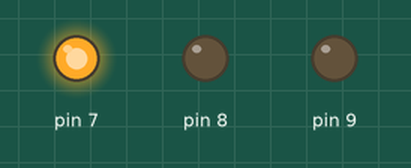
Simulated run of this sketch. Board: Arduino Uno, built with avr-gcc and run on an emulated ATmega328P. Parts: output pins drawn as LEDs (lit = HIGH).

Above: at 0.5 s.
At 2.5 s:
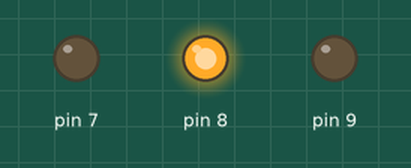
At 4.5 s:
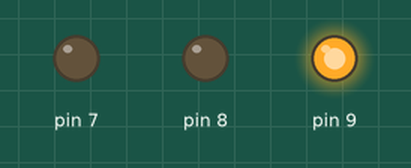
At 5.5 s:
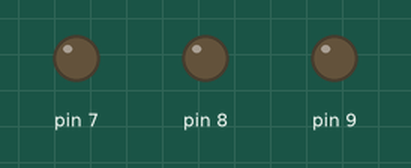
Timing chart, 0 to 7.8 s (numbered marks = the images above):
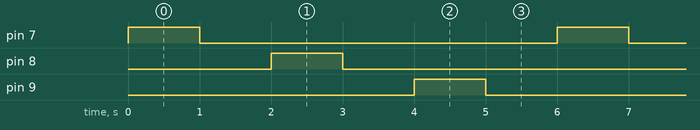

The sketch:

sketch_dec21b.ino
```cpp
void setup() {
  // put your setup code here, to run once:
  pinMode(7, OUTPUT);
  pinMode(8, OUTPUT);
  pinMode(9, OUTPUT);
}

void loop() {
  int led_time = 1000;

  digitalWrite(7, HIGH);
  delay(led_time);
  digitalWrite(7, LOW);
  delay(led_time);
  digitalWrite(8, HIGH);
  delay(led_time);
  digitalWrite(8, LOW);
  delay(led_time);
  digitalWrite(9, HIGH);
  delay(led_time);
  digitalWrite(9, LOW);
  delay(led_time);

}
```

Measured:
- by itself, pin 7–9: alternates HIGH for 1.0 s and LOW for 5.0 s
- by itself, everything shown: repeats every 6.0 s, in 6 steps
